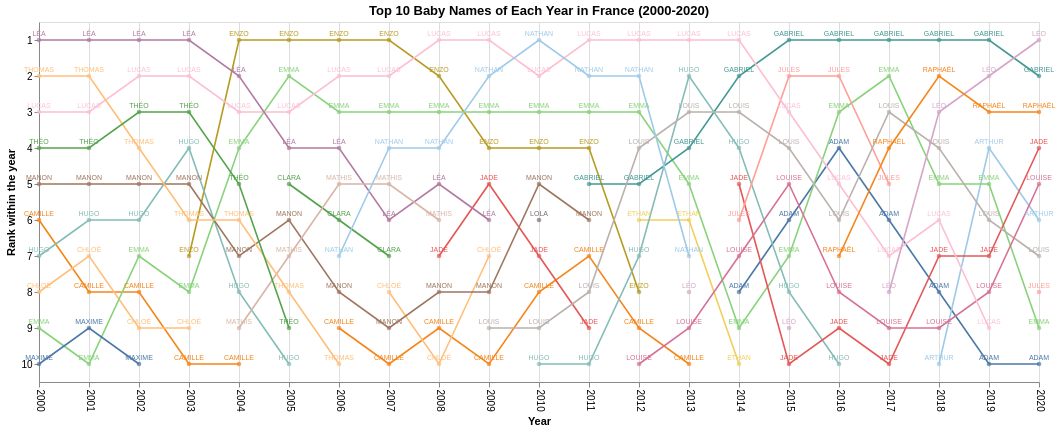

Notebook code for this chart:
### Code cell
lines = alt.Chart(rank_data).mark_line(strokeWidth=1.6).encode(
    x=alt.X('annais:Q', title='Year', scale=alt.Scale(domain=[2000, 2020], nice=False), axis=alt.Axis(values=list(range(2000, 2021)), format='d', labelAngle=90)),
    y=alt.Y('rank_label:O', title='Rank within the year', sort=['1', '2', '3', '4', '5', '6', '7', '8', '9', '10']),
    color=alt.Color('preusuel:N', legend=None, scale=alt.Scale(scheme='tableau20')),
    detail='line_group:N',
    order=alt.Order('annais:Q'),
    tooltip=[
        alt.Tooltip('annais:Q', title='Year'),
        alt.Tooltip('preusuel:N', title='Name'),
        alt.Tooltip('rank:Q', title='Rank'),
        alt.Tooltip('nombre:Q', title='Births')
    ]
)

points = alt.Chart(rank_data).mark_circle(size=22).encode(
    x='annais:Q',
    y=alt.Y('rank_label:O', sort=['1', '2', '3', '4', '5', '6', '7', '8', '9', '10']),
    color=alt.Color('preusuel:N', legend=None, scale=alt.Scale(scheme='tableau20')),
    tooltip=[
        alt.Tooltip('annais:Q', title='Year'),
        alt.Tooltip('preusuel:N', title='Name'),
        alt.Tooltip('rank:Q', title='Rank'),
        alt.Tooltip('nombre:Q', title='Births')
    ]
)

labels = alt.Chart(rank_data).mark_text(fontSize=7, dy=-6).encode(
    x='annais:Q',
    y=alt.Y('rank_label:O', sort=['1', '2', '3', '4', '5', '6', '7', '8', '9', '10']),
    color=alt.Color('preusuel:N', legend=None, scale=alt.Scale(scheme='tableau20')),
    text='preusuel:N'
)

(lines + points + labels).properties(
    width=1000,
    height=360,
    title='Top 10 Baby Names of Each Year in France (2000-2020)'
)

### Figure 1 — Vega-Lite specification as saved in the notebook (floating-point values rounded to 4 significant figures; data arrays with more than 128 entries replaced by an {"elided": "..."} marker saying what was removed)
{"config": {"view": {"continuousWidth": 300, "continuousHeight": 300}}, "layer": [{"mark": {"type": "line", "strokeWidth": 1.6}, "encoding": {"color": {"field": "preusuel", "legend": null, "scale": {"scheme": "tableau20"}, "type": "nominal"}, "detail": {"field": "line_group", "type": "nominal"}, "order": {"field": "annais", "type": "quantitative"}, "tooltip": [{"field": "annais", "title": "Year", "type": "quantitative"}, {"field": "preusuel", "title": "Name", "type": "nominal"}, {"field": "rank", "title": "Rank", "type": "quantitative"}, {"field": "nombre", "title": "Births", "type": "quantitative"}], "x": {"axis": {"format": "d", "labelAngle": 90, "values": [2000, 2001, 2002, 2003, 2004, 2005, 2006, 2007, 2008, 2009, 2010, 2011, 2012, 2013, 2014, 2015, 2016, 2017, 2018, 2019, 2020]}, "field": "annais", "scale": {"domain": [2000, 2020], "nice": false}, "title": "Year", "type": "quantitative"}, "y": {"field": "rank_label", "sort": ["1", "2", "3", "4", "5", "6", "7", "8", "9", "10"], "title": "Rank within the year", "type": "ordinal"}}}, {"mark": {"type": "circle", "size": 22}, "encoding": {"color": {"field": "preusuel", "legend": null, "scale": {"scheme": "tableau20"}, "type": "nominal"}, "tooltip": [{"field": "annais", "title": "Year", "type": "quantitative"}, {"field": "preusuel", "title": "Name", "type": "nominal"}, {"field": "rank", "title": "Rank", "type": "quantitative"}, {"field": "nombre", "title": "Births", "type": "quantitative"}], "x": {"field": "annais", "type": "quantitative"}, "y": {"field": "rank_label", "sort": ["1", "2", "3", "4", "5", "6", "7", "8", "9", "10"], "type": "ordinal"}}}, {"mark": {"type": "text", "dy": -6, "fontSize": 7}, "encoding": {"color": {"field": "preusuel", "legend": null, "scale": {"scheme": "tableau20"}, "type": "nominal"}, "text": {"field": "preusuel", "type": "nominal"}, "x": {"field": "annais", "type": "quantitative"}, "y": {"field": "rank_label", "sort": ["1", "2", "3", "4", "5", "6", "7", "8", "9", "10"], "type": "ordinal"}}}], "data": {"name": "data-07d4ca6d486f6d97fa6e8d812a5ea28f"}, "height": 360, "title": "Top 10 Baby Names of Each Year in France (2000-2020)", "width": 1000, "$schema": "https://vega.github.io/schema/vega-lite/v6.4.1.json", "datasets": {"data-07d4ca6d486f6d97fa6e8d812a5ea28f": {"elided": "210 records"}}}
